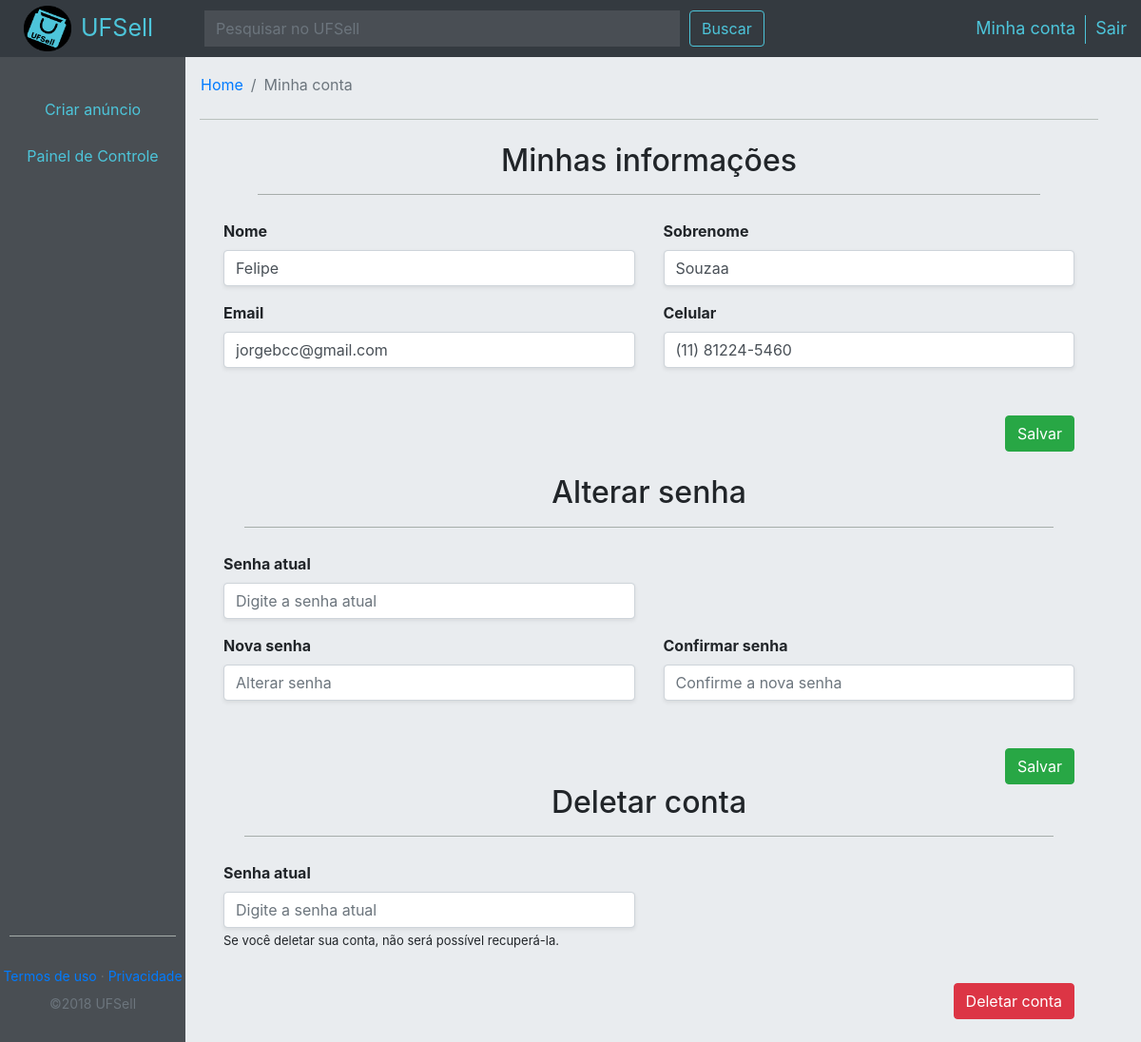
/vendedor/conta.php (signed in), run on an earlier commit of the app's database.
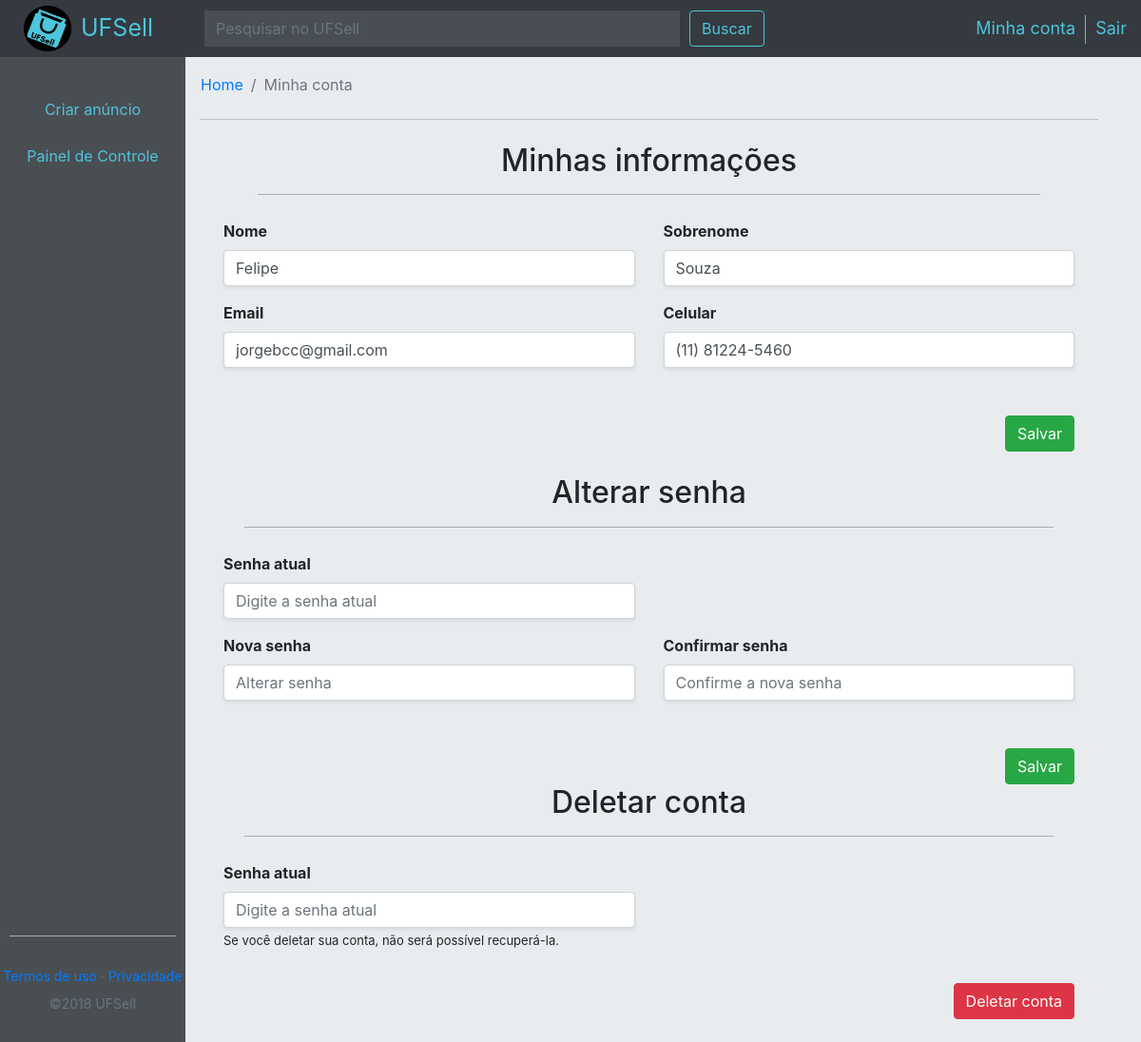
And on a later commit of the database.
### tables this page shows
CREATE TABLE IF NOT EXISTS `usuario` (
  `id` int(11) NOT NULL,
  `nome` varchar(60) NOT NULL,
  `sobrenome` varchar(100) DEFAULT NULL,
  `email` varchar(40) NOT NULL,
  `senha` varchar(32) NOT NULL,
  `id_org` int(11) NOT NULL,
  `tel` varchar(15) NOT NULL,
  `mes` int(3) NOT NULL,
  `ano` int(5) NOT NULL
);

### vendedor/conta.php (the view, shortened to what the changed rows need)
<?php
include('../connection/connection.php');
$script = "SELECT * FROM usuario WHERE id='".$_SESSION['id_usuario']."';";
$result = $conn->query($script);
$pessoa = $result->fetch_object();
?>
<!DOCTYPE html>
<html lang="pt-br">
    <head>
        <link rel="stylesheet" href="https://stackpath.bootstrapcdn.com/bootstrap/4.1.3/css/bootstrap.min.css">
		<link rel="stylesheet" href="https://cdnjs.cloudflare.com/ajax/libs/font-awesome/4.7.0/css/font-awesome.min.css">
        <link rel="stylesheet" href="../package/dist/sweetalert2.min.css">
        <link type="text/css" rel="stylesheet" href="../css/comprador.css">
        <link type="text/css" rel="stylesheet" href="../css/vendedor.css">
    </head>
    <body>
		<div id="defCol" class="col-12 col-md-12">
                <div id="defRow" class="row">
                    <div id="conteudo" class="col-10 col-md-10">
					<form id="formCad" class=""  name="salvar" method="post">
						<div class="colD d-flex justify-content-start">
							<div class="col-12 col-xl-12 col-lg-12 col-md-12">
							<br>
								<center><h2>Minhas informações</h2></center>
								<div id="cardAlterar" class="">
									<div class="row">
										<div class="col-6">
											<div class="form-group">
												<label class="divnome" style="font-weight: bold;">Nome</label>
												<input type="text" class="form-control shadow-sm" value="<?php echo $pessoa->nome; ?>" name="inputNome" pattern=".{1,100}" required autofocus>
											</div>
										</div>
										<div class="col-6">
											<div class="form-group">
												<label class="divsobrenome" style="font-weight: bold;">Sobrenome</label>
												<input type="text" class="form-control shadow-sm" value="<?php echo $pessoa->sobrenome; ?>" name="inputSobrenome" pattern=".{1,100}" required>
											</div>
										</div>
									</div>
									<div class="row">
										<div class="col-6">
											<div class="form-group">
												<label class="divemail" style="font-weight: bold;">Email</label>
												<input type="email" class="form-control shadow-sm" value="<?php echo $pessoa->email; ?>" name="inputEmail" pattern=".{1,100}" required>
											</div>
										</div>
										<div class="col-6">
											<div class="form-group">
												<label class="divtel" style="font-weight: bold;">Celular</label>
												<input type="text" class="form-control shadow-sm bg-white" value="<?php echo $pessoa->tel; ?>" name="inputTel" pattern="\([0-9]{2}\) ?[0-9]{4,6}-[0-9]{3,4}$" placeholder="(XX) XXXXX-XXXX" required>
											</div>
										</div>
									</div>
								</div>
							</div>
						</div>
						<br>
					</form>
					<br>
					<center><h2>Alterar senha</h2></center>
					<center><h2>Deletar conta</h2></center>
				<br>
                </div>
            </div>
    </body>
</html>

What changed in the data, as far as the page shows it:
changed usuario "Felipe": inputSobrenome "Souzaa" → "Souza"
